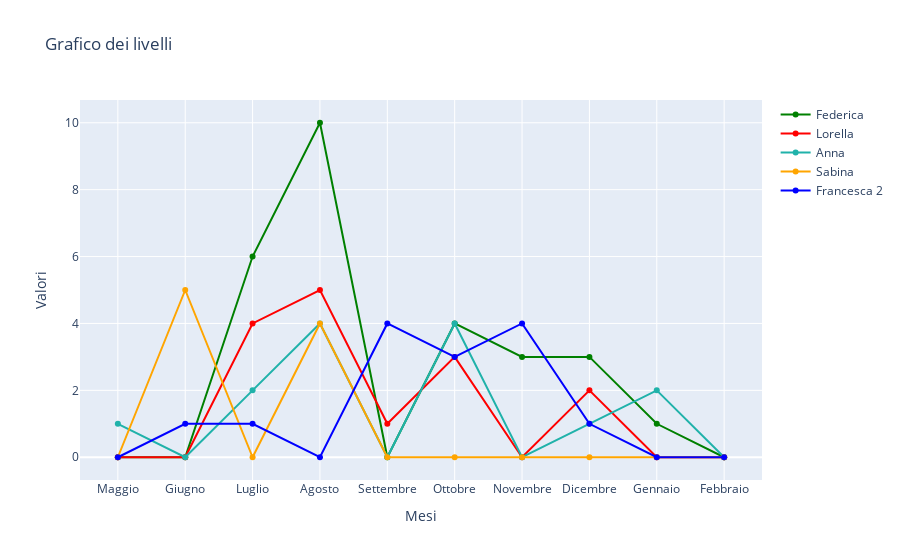

The notebook cell this image was saved under:
### Code cell
# Dati per le due linee
x = months_order
y1 = list(calcola_differenza(insegnanti_del_periodo[0]).values())
y2 = list(calcola_differenza(insegnanti_del_periodo[1]).values()) 
y3 = list(calcola_differenza(insegnanti_del_periodo[2]).values()) 
y4 = list(calcola_differenza(insegnanti_del_periodo[3]).values()) 
y5 = list(calcola_differenza(insegnanti_del_periodo[4]).values())

# Creare il grafico di linea con due linee
fig = go.Figure()

# Aggiungere la prima linea con colore blu
fig.add_trace(go.Scatter(x=x, y=y1, mode='lines+markers', name=insegnanti_del_periodo[0], line=dict(color='green')))
fig.add_trace(go.Scatter(x=x, y=y2, mode='lines+markers', name=insegnanti_del_periodo[1], line=dict(color='red')))
fig.add_trace(go.Scatter(x=x, y=y3, mode='lines+markers', name=insegnanti_del_periodo[2], line=dict(color='lightseagreen')))
fig.add_trace(go.Scatter(x=x, y=y4, mode='lines+markers', name=insegnanti_del_periodo[3], line=dict(color='orange')))
fig.add_trace(go.Scatter(x=x, y=y5, mode='lines+markers', name=insegnanti_del_periodo[4], line=dict(color='blue')))

# Aggiungere etichette e titoli
fig.update_layout(title='Grafico dei livelli',
                  xaxis_title='Mesi',
                  yaxis_title='Valori')

# Mostrare il grafico
fig.show()

### Figure 1 — Plotly figure (JSON) as saved in the notebook; plotly's stock layout.template omitted (floating-point values rounded to 4 significant figures)
{"data": [{"line": {"color": "green"}, "mode": "lines+markers", "name": "Federica", "type": "scatter", "x": ["Maggio", "Giugno", "Luglio", "Agosto", "Settembre", "Ottobre", "Novembre", "Dicembre", "Gennaio", "Febbraio"], "y": [0, 0, 6, 10, 0, 4, 3, 3, 1, 0]}, {"line": {"color": "red"}, "mode": "lines+markers", "name": "Lorella", "type": "scatter", "x": ["Maggio", "Giugno", "Luglio", "Agosto", "Settembre", "Ottobre", "Novembre", "Dicembre", "Gennaio", "Febbraio"], "y": [0, 0, 4, 5, 1, 3, 0, 2, 0, 0]}, {"line": {"color": "lightseagreen"}, "mode": "lines+markers", "name": "Anna", "type": "scatter", "x": ["Maggio", "Giugno", "Luglio", "Agosto", "Settembre", "Ottobre", "Novembre", "Dicembre", "Gennaio", "Febbraio"], "y": [1, 0, 2, 4, 0, 4, 0, 1, 2, 0]}, {"line": {"color": "orange"}, "mode": "lines+markers", "name": "Sabina", "type": "scatter", "x": ["Maggio", "Giugno", "Luglio", "Agosto", "Settembre", "Ottobre", "Novembre", "Dicembre", "Gennaio", "Febbraio"], "y": [0, 5, 0, 4, 0, 0, 0, 0, 0, 0]}, {"line": {"color": "blue"}, "mode": "lines+markers", "name": "Francesca 2", "type": "scatter", "x": ["Maggio", "Giugno", "Luglio", "Agosto", "Settembre", "Ottobre", "Novembre", "Dicembre", "Gennaio", "Febbraio"], "y": [0, 1, 1, 0, 4, 3, 4, 1, 0, 0]}], "layout": {"title": {"text": "Grafico dei livelli"}, "xaxis": {"title": {"text": "Mesi"}}, "yaxis": {"title": {"text": "Valori"}}}}
